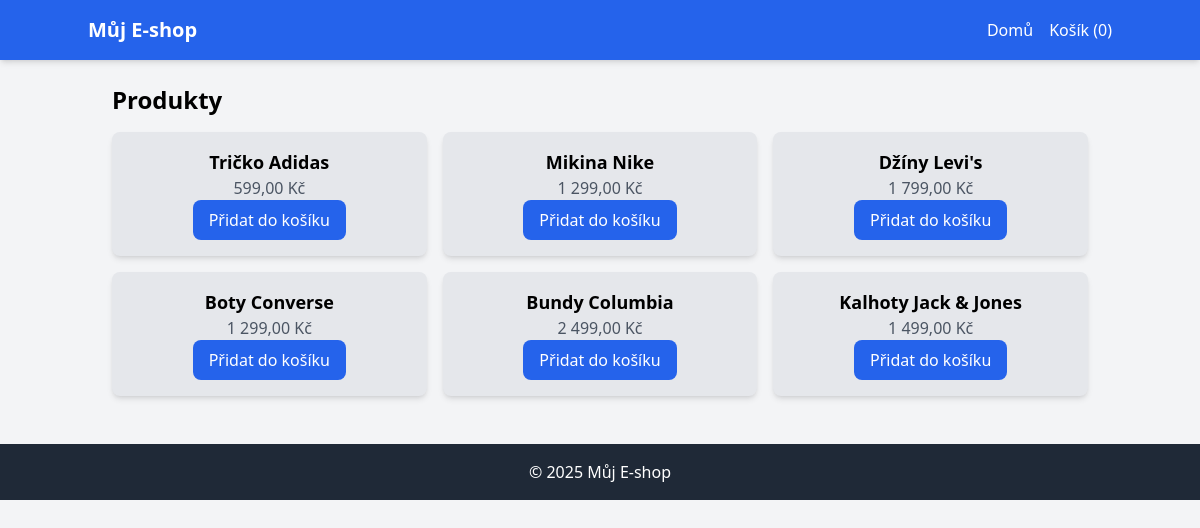
The app's page /partials/produkty.php?kategorie_id=2 with its own data.
### tables this page shows
CREATE TABLE `produkty` (
  `id` int(11) NOT NULL,
  `nazev` varchar(255) NOT NULL,
  `popis` text DEFAULT NULL,
  `cena` decimal(10,2) NOT NULL,
  `sklad` int(11) NOT NULL DEFAULT 0,
  `kategorie_id` int(11) DEFAULT NULL
);

### partials/produkty.php (the view, shortened to what this page needs)
<?php
require_once '../database/db_connect.php';
$kategorie_id = isset($_GET['kategorie_id']) ? $_GET['kategorie_id'] : 0;
$sql = "SELECT id, nazev, cena FROM produkty WHERE kategorie_id = ?";
$stmt = $conn->prepare($sql);
$stmt->bind_param('i', $kategorie_id);
$stmt->execute();
$result = $stmt->get_result();
$produkty = $result->fetch_all(MYSQLI_ASSOC);
?>
<!DOCTYPE html>
<html lang="cs">
<head>
    <script src="https://cdn.tailwindcss.com"></script>
</head>
<body class="bg-gray-100">
<?php
function spocitejKosik() {
    $pocet = 0;
    return $pocet;
}
$kosik_pocet = spocitejKosik();
?>
<header class="bg-blue-600 text-white p-4 shadow-md">
    <div class="container mx-auto flex justify-between items-center">
        <h1 class="text-xl font-bold">Můj E-shop</h1>
        <nav>
            <ul class="flex space-x-4">
            <li><a href="/php/EshopDU/index.php" class="hover:underline">Domů</a></li>
            <li><a href="/php/EshopDU/partials/kosik.php" class="hover:underline">Košík (<span class="kosik-pocet"><?php echo $kosik_pocet; ?></span>)
            </a></li>
            </ul>
        </nav>
    </div>
</header>
    <main class="container mx-auto p-6">
        <h2 class="text-2xl font-semibold mb-4">Produkty</h2>
        <div class="grid grid-cols-2 md:grid-cols-3 gap-4">
            <?php foreach ($produkty as $produkt): ?>
                <div class="bg-gray-200 p-4 rounded-lg text-center shadow-md">
                    <h3 class="text-lg font-bold"><?php echo htmlspecialchars($produkt['nazev']); ?></h3>
                    <p class="text-gray-600"><?php echo number_format($produkt['cena'], 2, ',', ' ') . ' Kč'; ?></p>
                    <button class="bg-blue-600 text-white py-2 px-4 rounded-lg add-to-cart" data-produkt-id="<?php echo $produkt['id']; ?>">Přidat do košíku</button>
                </div>
            <?php endforeach; ?>
        </div>
    </main>
    <footer class="bg-gray-800 text-white text-center p-4 mt-6">
        <p>&copy; 2025 Můj E-shop</p>
    </footer>
</body>
</html>

### records on screen
produkty: nazev "Tričko Adidas", cena "599,00"
produkty: nazev "Mikina Nike", cena "1 299,00"
produkty: nazev "Džíny Levi's", cena "1 799,00"
produkty: nazev "Boty Converse", cena "1 299,00"
produkty: nazev "Bundy Columbia", cena "2 499,00"
produkty: nazev "Kalhoty Jack & Jones", cena "1 499,00"

### other values on screen
$kosik_pocet "0"
